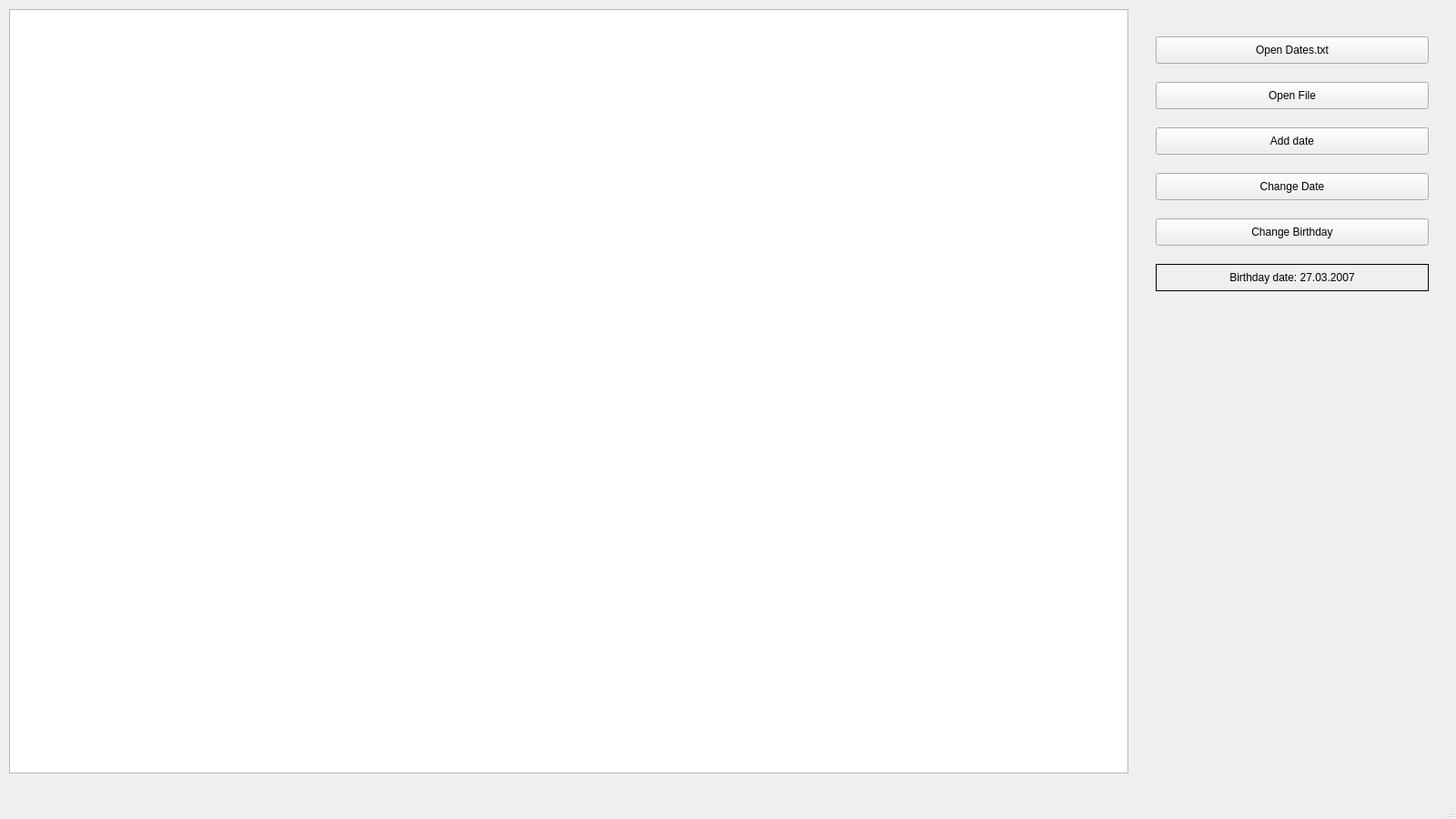
<?xml version="1.0" encoding="UTF-8"?>
<ui version="4.0">
 <class>MainWindow</class>
 <widget class="QMainWindow" name="MainWindow">
  <property name="geometry">
   <rect>
    <x>0</x>
    <y>0</y>
    <width>1600</width>
    <height>900</height>
   </rect>
  </property>
  <property name="windowTitle">
   <string>MainWindow</string>
  </property>
  <widget class="QWidget" name="centralwidget">
   <widget class="QPushButton" name="openButton">
    <property name="geometry">
     <rect>
      <x>1270</x>
      <y>90</y>
      <width>300</width>
      <height>30</height>
     </rect>
    </property>
    <property name="text">
     <string>Open File</string>
    </property>
   </widget>
   <widget class="QPushButton" name="addButton">
    <property name="geometry">
     <rect>
      <x>1270</x>
      <y>140</y>
      <width>300</width>
      <height>30</height>
     </rect>
    </property>
    <property name="text">
     <string>Add date</string>
    </property>
   </widget>
   <widget class="QPushButton" name="changeButton">
    <property name="geometry">
     <rect>
      <x>1270</x>
      <y>190</y>
      <width>300</width>
      <height>30</height>
     </rect>
    </property>
    <property name="text">
     <string>Change Date</string>
    </property>
   </widget>
   <widget class="QTableWidget" name="datesTable">
    <property name="geometry">
     <rect>
      <x>10</x>
      <y>10</y>
      <width>1230</width>
      <height>840</height>
     </rect>
    </property>
   </widget>
   <widget class="QPushButton" name="birthdayButton">
    <property name="geometry">
     <rect>
      <x>1270</x>
      <y>240</y>
      <width>300</width>
      <height>30</height>
     </rect>
    </property>
    <property name="text">
     <string>Change Birthday</string>
    </property>
   </widget>
   <widget class="QLabel" name="birthdayLabel">
    <property name="geometry">
     <rect>
      <x>1270</x>
      <y>290</y>
      <width>300</width>
      <height>30</height>
     </rect>
    </property>
    <property name="acceptDrops">
     <bool>false</bool>
    </property>
    <property name="autoFillBackground">
     <bool>false</bool>
    </property>
    <property name="styleSheet">
     <string notr="true">border-style: solid;
border-width: 1px;
border-color: black;

                          </string>
    </property>
    <property name="text">
     <string>Birthday date: 27.03.2007</string>
    </property>
    <property name="alignment">
     <set>Qt::AlignCenter</set>
    </property>
   </widget>
   <widget class="QPushButton" name="openButton_2">
    <property name="geometry">
     <rect>
      <x>1270</x>
      <y>40</y>
      <width>300</width>
      <height>30</height>
     </rect>
    </property>
    <property name="text">
     <string>Open Dates.txt</string>
    </property>
   </widget>
  </widget>
  <widget class="QMenuBar" name="menubar">
   <property name="geometry">
    <rect>
     <x>0</x>
     <y>0</y>
     <width>1600</width>
     <height>23</height>
    </rect>
   </property>
  </widget>
  <widget class="QStatusBar" name="statusbar"/>
 </widget>
 <resources/>
 <connections/>
</ui>
